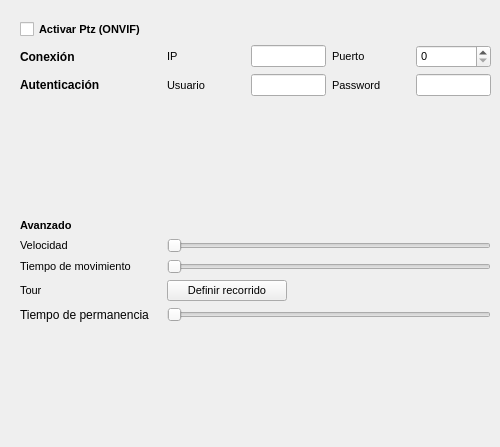
   <widget class="QWidget" name="tab_6">
    <attribute name="title">
     <string>PTZ</string>
    </attribute>
    <widget class="QWidget" name="gridLayoutWidget_7">
     <property name="geometry">
      <rect>
       <x>20</x>
       <y>20</y>
       <width>471</width>
       <height>418</height>
      </rect>
     </property>
     <layout class="QGridLayout" name="gridLayout_7">
      <item row="0" column="0">
       <widget class="QCheckBox" name="use_ptz">
        <property name="font">
         <font>
          <pointsize>8</pointsize>
          <weight>75</weight>
          <bold>true</bold>
         </font>
        </property>
        <property name="text">
         <string>Activar Ptz (ONVIF)</string>
        </property>
       </widget>
      </item>
      <item row="7" column="0">
       <widget class="QLabel" name="label_20">
        <property name="font">
         <font>
          <pointsize>8</pointsize>
          <weight>75</weight>
          <bold>true</bold>
         </font>
        </property>
        <property name="text">
         <string>Avanzado</string>
        </property>
       </widget>
      </item>
      <item row="13" column="0">
       <spacer name="verticalSpacer_10">
        <property name="orientation">
         <enum>Qt::Vertical</enum>
        </property>
        <property name="sizeHint" stdset="0">
         <size>
          <width>20</width>
          <height>40</height>
         </size>
        </property>
       </spacer>
      </item>
      <item row="6" column="0">
       <spacer name="verticalSpacer_11">
        <property name="orientation">
         <enum>Qt::Vertical</enum>
        </property>
        <property name="sizeHint" stdset="0">
         <size>
          <width>20</width>
          <height>40</height>
         </size>
        </property>
       </spacer>
      </item>
      <item row="10" column="0">
       <widget class="QLabel" name="label_7">
        <property name="font">
         <font>
          <pointsize>8</pointsize>
          <weight>50</weight>
          <bold>false</bold>
         </font>
        </property>
        <property name="text">
         <string>Tour</string>
        </property>
       </widget>
      </item>
      <item row="14" column="0">
       <layout class="QHBoxLayout" name="horizontalLayout_3"/>
      </item>
      <item row="2" column="0">
       <widget class="QLabel" name="label_25">
        <property name="font">
         <font>
          <weight>75</weight>
          <bold>true</bold>
         </font>
        </property>
        <property name="text">
         <string>Autenticación</string>
        </property>
       </widget>
      </item>
      <item row="11" column="2">
       <widget class="QSlider" name="tourtime_slider">
        <property name="font">
         <font>
          <pointsize>8</pointsize>
         </font>
        </property>
        <property name="orientation">
         <enum>Qt::Horizontal</enum>
        </property>
       </widget>
      </item>
      <item row="11" column="1">
       <widget class="QLabel" name="tourtime">
        <property name="font">
         <font>
          <pointsize>8</pointsize>
         </font>
        </property>
        <property name="text">
         <string/>
        </property>
       </widget>
      </item>
      <item row="10" column="2">
       <widget class="QPushButton" name="setTour">
        <property name="maximumSize">
         <size>
          <width>120</width>
          <height>16777215</height>
         </size>
        </property>
        <property name="font">
         <font>
          <pointsize>8</pointsize>
         </font>
        </property>
        <property name="text">
         <string>Definir recorrido</string>
        </property>
       </widget>
      </item>
      <item row="11" column="0">
       <widget class="QLabel" name="label_8">
        <property name="text">
         <string>Tiempo de permanencia</string>
        </property>
       </widget>
      </item>
      <item row="15" column="0">
       <layout class="QHBoxLayout" name="horizontalLayout_6"/>
      </item>
      <item row="8" column="1">
       <widget class="QLabel" name="ptz_vel">
        <property name="font">
         <font>
          <pointsize>8</pointsize>
         </font>
        </property>
        <property name="text">
         <string/>
        </property>
       </widget>
      </item>
      <item row="9" column="1">
       <widget class="QLabel" name="timeout">
        <property name="font">
         <font>
          <pointsize>8</pointsize>
         </font>
        </property>
        <property name="text">
         <string/>
        </property>
       </widget>
      </item>
      <item row="8" column="2">
       <widget class="QSlider" name="ptz_vel_slider">
        <property name="font">
         <font>
          <pointsize>8</pointsize>
         </font>
        </property>
        <property name="orientation">
         <enum>Qt::Horizontal</enum>
        </property>
       </widget>
      </item>
      <item row="8" column="0">
       <widget class="QLabel" name="label_30">
        <property name="font">
         <font>
          <pointsize>8</pointsize>
         </font>
        </property>
        <property name="text">
         <string>Velocidad</string>
        </property>
       </widget>
      </item>
      <item row="9" column="0">
       <widget class="QLabel" name="label_31">
        <property name="font">
         <font>
          <pointsize>8</pointsize>
         </font>
        </property>
        <property name="text">
         <string>Tiempo de movimiento</string>
        </property>
       </widget>
      </item>
      <item row="9" column="2">
       <widget class="QSlider" name="timeout_slider">
        <property name="font">
         <font>
          <pointsize>8</pointsize>
         </font>
        </property>
        <property name="orientation">
         <enum>Qt::Horizontal</enum>
        </property>
       </widget>
      </item>
      <item row="1" column="2">
       <layout class="QHBoxLayout" name="horizontalLayout">
        <item>
         <widget class="QLabel" name="label_15">
          <property name="minimumSize">
           <size>
            <width>50</width>
            <height>0</height>
           </size>
          </property>
          <property name="font">
           <font>
            <pointsize>8</pointsize>
           </font>
          </property>
          <property name="text">
           <string>IP</string>
          </property>
         </widget>
        </item>
        <item>
         <widget class="QLineEdit" name="ptz_ip">
          <property name="minimumSize">
           <size>
            <width>75</width>
            <height>0</height>
           </size>
          </property>
          <property name="maximumSize">
           <size>
            <width>75</width>
            <height>16777215</height>
           </size>
          </property>
          <property name="font">
           <font>
            <pointsize>8</pointsize>
           </font>
          </property>
         </widget>
        </item>
        <item>
         <widget class="QLabel" name="label_16">
          <property name="minimumSize">
           <size>
            <width>50</width>
            <height>0</height>
           </size>
          </property>
          <property name="font">
           <font>
            <pointsize>8</pointsize>
           </font>
          </property>
          <property name="text">
           <string>Puerto</string>
          </property>
         </widget>
        </item>
        <item>
         <widget class="QSpinBox" name="ptz_port">
          <property name="minimumSize">
           <size>
            <width>75</width>
            <height>0</height>
           </size>
          </property>
          <property name="maximumSize">
           <size>
            <width>75</width>
            <height>16777215</height>
           </size>
          </property>
          <property name="font">
           <font>
            <pointsize>8</pointsize>
           </font>
          </property>
         </widget>
        </item>
       </layout>
      </item>
      <item row="1" column="0">
       <widget class="QLabel" name="label_11">
        <property name="font">
         <font>
          <weight>75</weight>
          <bold>true</bold>
         </font>
        </property>
        <property name="text">
         <string>Conexión</string>
        </property>
       </widget>
      </item>
      <item row="2" column="2">
       <layout class="QHBoxLayout" name="horizontalLayout_2">
        <item>
         <widget class="QLabel" name="label_17">
          <property name="minimumSize">
           <size>
            <width>50</width>
            <height>0</height>
           </size>
          </property>
          <property name="font">
           <font>
            <pointsize>8</pointsize>
           </font>
          </property>
          <property name="text">
           <string>Usuario</string>
          </property>
         </widget>
        </item>
        <item>
         <widget class="QLineEdit" name="ptz_user">
          <property name="minimumSize">
           <size>
            <width>75</width>
            <height>0</height>
           </size>
          </property>
          <property name="maximumSize">
           <size>
            <width>75</width>
            <height>16777215</height>
           </size>
          </property>
          <property name="font">
           <font>
            <pointsize>8</pointsize>
           </font>
          </property>
         </widget>
        </item>
        <item>
         <widget class="QLabel" name="label_18">
          <property name="minimumSize">
           <size>
            <width>50</width>
            <height>0</height>
           </size>
          </property>
          <property name="font">
           <font>
            <pointsize>8</pointsize>
           </font>
          </property>
          <property name="text">
           <string>Password</string>
          </property>
         </widget>
        </item>
        <item>
         <widget class="QLineEdit" name="ptz_password">
          <property name="minimumSize">
           <size>
            <width>75</width>
            <height>0</height>
           </size>
          </property>
          <property name="maximumSize">
           <size>
            <width>75</width>
            <height>16777215</height>
           </size>
          </property>
          <property name="font">
           <font>
            <pointsize>8</pointsize>
           </font>
          </property>
          <property name="echoMode">
           <enum>QLineEdit::Password</enum>
          </property>
         </widget>
        </item>
       </layout>
      </item>
     </layout>
    </widget>
   </widget>
